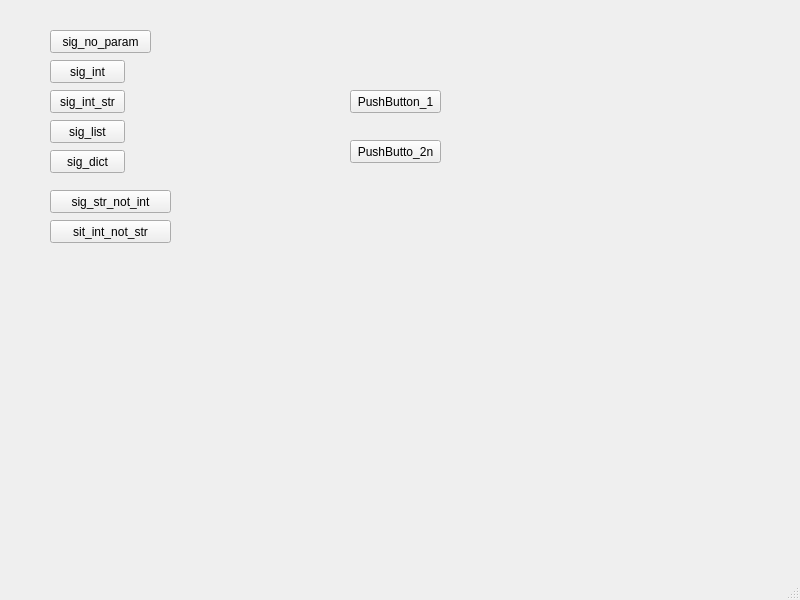
<?xml version="1.0" encoding="UTF-8"?>
<ui version="4.0">
 <class>MainWindow</class>
 <widget class="QMainWindow" name="MainWindow">
  <property name="geometry">
   <rect>
    <x>0</x>
    <y>0</y>
    <width>800</width>
    <height>600</height>
   </rect>
  </property>
  <property name="windowTitle">
   <string>MainWindow</string>
  </property>
  <widget class="QWidget" name="centralwidget">
   <widget class="QPushButton" name="pushButton_noParam">
    <property name="geometry">
     <rect>
      <x>50</x>
      <y>30</y>
      <width>101</width>
      <height>23</height>
     </rect>
    </property>
    <property name="text">
     <string>sig_no_param</string>
    </property>
   </widget>
   <widget class="QPushButton" name="pushButton_int">
    <property name="geometry">
     <rect>
      <x>50</x>
      <y>60</y>
      <width>75</width>
      <height>23</height>
     </rect>
    </property>
    <property name="text">
     <string>sig_int</string>
    </property>
   </widget>
   <widget class="QPushButton" name="pushButton_str">
    <property name="geometry">
     <rect>
      <x>50</x>
      <y>90</y>
      <width>75</width>
      <height>23</height>
     </rect>
    </property>
    <property name="text">
     <string>sig_int_str</string>
    </property>
   </widget>
   <widget class="QPushButton" name="pushButton_list">
    <property name="geometry">
     <rect>
      <x>50</x>
      <y>120</y>
      <width>75</width>
      <height>23</height>
     </rect>
    </property>
    <property name="text">
     <string>sig_list</string>
    </property>
   </widget>
   <widget class="QPushButton" name="pushButton_dict">
    <property name="geometry">
     <rect>
      <x>50</x>
      <y>150</y>
      <width>75</width>
      <height>23</height>
     </rect>
    </property>
    <property name="text">
     <string>sig_dict</string>
    </property>
   </widget>
   <widget class="QPushButton" name="pushButton_strNotInt">
    <property name="geometry">
     <rect>
      <x>50</x>
      <y>190</y>
      <width>121</width>
      <height>23</height>
     </rect>
    </property>
    <property name="text">
     <string>sig_str_not_int</string>
    </property>
   </widget>
   <widget class="QPushButton" name="pushButton_intNotStr">
    <property name="geometry">
     <rect>
      <x>50</x>
      <y>220</y>
      <width>121</width>
      <height>23</height>
     </rect>
    </property>
    <property name="text">
     <string>sit_int_not_str</string>
    </property>
   </widget>
   <widget class="QPushButton" name="pushButton_1">
    <property name="geometry">
     <rect>
      <x>350</x>
      <y>90</y>
      <width>91</width>
      <height>23</height>
     </rect>
    </property>
    <property name="text">
     <string>PushButton_1</string>
    </property>
   </widget>
   <widget class="QPushButton" name="pushButton_2">
    <property name="geometry">
     <rect>
      <x>350</x>
      <y>140</y>
      <width>91</width>
      <height>23</height>
     </rect>
    </property>
    <property name="text">
     <string>PushButto_2n</string>
    </property>
   </widget>
  </widget>
  <widget class="QMenuBar" name="menubar">
   <property name="geometry">
    <rect>
     <x>0</x>
     <y>0</y>
     <width>800</width>
     <height>23</height>
    </rect>
   </property>
  </widget>
  <widget class="QStatusBar" name="statusbar"/>
 </widget>
 <resources/>
 <connections/>
</ui>
